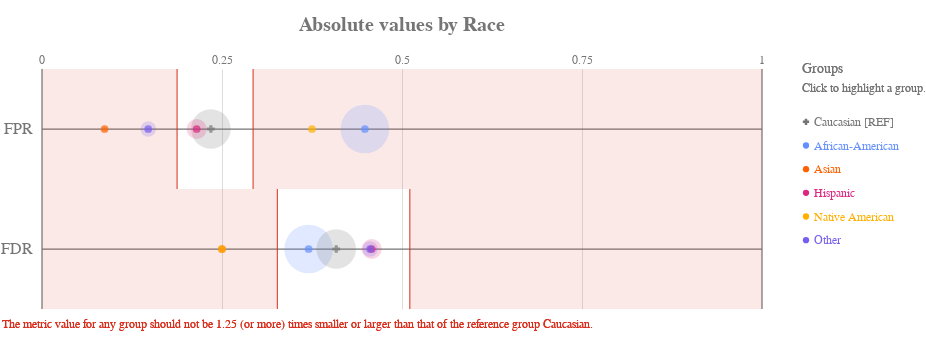

Notebook code cell kept with this figure:
### Markdown cell above
#### Check how the fairness threshold maps to the absolute values of each metric

### Code cell
ap.absolute(bdf, metrics, 'race', fairness_threshold = disparity_tolerance)

### Figure 1 — Vega-Lite specification as saved in the notebook (floating-point values rounded to 4 significant figures)
{"config": {"view": {"continuousWidth": 400, "continuousHeight": 300, "strokeWidth": 0}, "axisLeft": {"labelColor": "rgb(117,117,117)", "labelFont": "Arial", "labelFontSize": 16}, "title": {"align": "center", "baseline": "middle", "color": "rgb(117,117,117)", "font": "Arial", "fontSize": 20, "fontWeight": "bold"}}, "layer": [{"data": {"name": "data-22e37ecfbb523156dad3ffdb726c704c"}, "mark": {"type": "rule", "stroke": "rgb(117,117,117)", "strokeWidth": 1.25, "tooltip": ""}, "encoding": {"x": {"type": "quantitative", "field": "start", "scale": {"domain": [0, 1], "range": [40.0, 760.0]}}, "x2": {"field": "end"}, "y": {"type": "nominal", "axis": {"domain": false, "labelAngle": 0, "labelPadding": -30, "orient": "left", "ticks": false, "title": ""}, "field": "y_position", "scale": {"domain": ["FPR", "FDR"], "range": [30.0, 270.0]}}}}, {"data": {"name": "data-6cfe259518f6c7b358d8f836a73e6b7f"}, "mark": {"type": "rule", "stroke": "rgb(117,117,117)", "strokeWidth": 1.25, "tooltip": ""}, "encoding": {"x": {"type": "quantitative", "field": "x_position", "scale": {"domain": [0, 1], "range": [40.0, 760.0]}}, "y": {"value": 30.0}, "y2": {"value": 270.0}}}, {"data": {"name": "data-60ed1133fa688d151d36705a369482e0"}, "mark": {"type": "text", "align": "center", "color": "rgb(117,117,117)", "font": "Arial", "fontSize": 12, "fontWeight": "normal", "tooltip": ""}, "encoding": {"text": {"type": "nominal", "field": "value"}, "x": {"type": "quantitative", "field": "value", "scale": {"domain": [0, 1], "range": [40.0, 760.0]}}, "y": {"value": 21.0}}}, {"layer": [{"mark": {"type": "rect", "opacity": 0.8, "stroke": "rgb(217, 46, 28)", "strokeWidth": 1.25, "tooltip": ""}, "encoding": {"x": {"type": "quantitative", "field": "lower_threshold_value", "scale": {"domain": [0, 1], "range": [40.0, 760.0]}}, "x2": {"field": "lower_threshold_value"}, "y": {"type": "nominal", "axis": {"domain": false, "grid": false, "labels": false, "ticks": false, "title": " "}, "field": "metric", "scale": {"domain": ["FPR", "FDR"], "range": [30.0, 270.0]}}}}, {"mark": {"type": "rect", "opacity": 0.8, "stroke": "rgb(217, 46, 28)", "strokeWidth": 1.25, "tooltip": ""}, "encoding": {"x": {"type": "quantitative", "field": "upper_threshold_value", "scale": {"domain": [0, 1], "range": [40.0, 760.0]}}, "x2": {"field": "upper_threshold_value"}, "y": {"type": "nominal", "axis": {"domain": false, "grid": false, "labels": false, "ticks": false, "title": " "}, "field": "metric", "scale": {"domain": ["FPR", "FDR"], "range": [30.0, 270.0]}}}}, {"layer": [{"mark": {"type": "rect", "fill": "rgb(217, 46, 28)", "opacity": 0.1, "tooltip": ""}, "encoding": {"x": {"type": "quantitative", "field": "lower_threshold_value", "scale": {"domain": [0, 1], "range": [40.0, 760.0]}}, "x2": {"field": "lower_end"}, "y": {"type": "nominal", "axis": {"domain": false, "grid": false, "labels": false, "ticks": false, "title": " "}, "field": "metric", "scale": {"domain": ["FPR", "FDR"], "range": [30.0, 270.0]}}}}, {"mark": {"type": "rect", "fill": "rgb(217, 46, 28)", "opacity": 0.1, "tooltip": ""}, "encoding": {"x": {"type": "quantitative", "field": "upper_threshold_value", "scale": {"domain": [0, 1], "range": [40.0, 760.0]}}, "x2": {"field": "upper_end"}, "y": {"type": "nominal", "axis": {"domain": false, "grid": false, "labels": false, "ticks": false, "title": " "}, "field": "metric", "scale": {"domain": ["FPR", "FDR"], "range": [30.0, 270.0]}}}}]}, {"data": {"name": "data-79dd248bdaa0ea02c535240e8ad022c8"}, "mark": {"type": "text", "align": "left", "baseline": "top", "fill": "rgb(217, 46, 28)", "font": "Arial", "fontSize": 12, "fontWeight": "normal", "tooltip": ""}, "encoding": {"text": {"value": "The metric value for any group should not be 1.25 (or more) times smaller or larger than that of the reference group Caucasian."}, "x": {"value": 0}, "y": {"value": 280.0}}}], "data": {"name": "data-8b68069157e2ccdcc84d6d884ef7d925"}}, {"layer": [{"mark": "circle"}, {"data": {"name": "data-5864a158107748c35ed793b866297d9a"}, "mark": {"type": "circle", "opacity": 0.2}, "encoding": {"color": {"condition": {"type": "nominal", "field": "attribute_value", "legend": null, "scale": {"domain": ["Caucasian", "African-American", "Asian", "Hispanic", "Native American", "Other"], "range": ["rgb(117,117,117)", "rgb(100, 143, 255)", "rgb(254, 97, 0)", "rgb(220, 38, 127)", "rgb(255, 176, 0)", "rgb(120, 94, 240)"]}, "selection": "selector007"}, "value": "rgb(224,224,224)"}, "size": {"type": "quantitative", "field": "group_size", "legend": null, "scale": {"domain": [0, 4435.0], "range": [0, 2827.0]}}, "tooltip": [{"type": "nominal", "field": "attribute_value", "title": "Group"}, {"type": "nominal", "field": "tooltip_group_size", "title": "Group Size"}, {"type": "nominal", "field": "tooltip_disparity_explanation_fpr", "title": "Disparity"}, {"type": "quantitative", "field": "fpr", "format": ".2f", "title": "FPR"}], "x": {"type": "quantitative", "axis": {"domain": false, "labels": false, "ticks": false, "title": null, "values": [0.25, 0.5, 0.75]}, "field": "fpr", "scale": {"domain": [0, 1], "range": [40.0, 760.0]}}, "y": {"type": "nominal", "axis": {"domain": false, "grid": false, "labels": false, "ticks": false, "title": " "}, "field": "metric_variable", "scale": {"domain": ["FPR", "FDR"], "range": [30.0, 270.0]}}}, "selection": {"selector009": {"type": "multi", "empty": "all", "fields": ["attribute_value"]}}, "transform": [{"calculate": "'FPR'", "as": "metric_variable"}]}, {"data": {"name": "data-5864a158107748c35ed793b866297d9a"}, "mark": {"type": "circle", "opacity": 0.2}, "encoding": {"color": {"condition": {"type": "nominal", "field": "attribute_value", "legend": null, "scale": {"domain": ["Caucasian", "African-American", "Asian", "Hispanic", "Native American", "Other"], "range": ["rgb(117,117,117)", "rgb(100, 143, 255)", "rgb(254, 97, 0)", "rgb(220, 38, 127)", "rgb(255, 176, 0)", "rgb(120, 94, 240)"]}, "selection": "selector007"}, "value": "rgb(224,224,224)"}, "size": {"type": "quantitative", "field": "group_size", "legend": null, "scale": {"domain": [0, 4435.0], "range": [0, 2827.0]}}, "tooltip": [{"type": "nominal", "field": "attribute_value", "title": "Group"}, {"type": "nominal", "field": "tooltip_group_size", "title": "Group Size"}, {"type": "nominal", "field": "tooltip_disparity_explanation_fdr", "title": "Disparity"}, {"type": "quantitative", "field": "fdr", "format": ".2f", "title": "FDR"}], "x": {"type": "quantitative", "axis": {"domain": false, "labels": false, "ticks": false, "title": null, "values": [0.25, 0.5, 0.75]}, "field": "fdr", "scale": {"domain": [0, 1], "range": [40.0, 760.0]}}, "y": {"type": "nominal", "axis": {"domain": false, "grid": false, "labels": false, "ticks": false, "title": " "}, "field": "metric_variable", "scale": {"domain": ["FPR", "FDR"], "range": [30.0, 270.0]}}}, "selection": {"selector011": {"type": "multi", "empty": "all", "fields": ["attribute_value"]}}, "transform": [{"calculate": "'FDR'", "as": "metric_variable"}]}, {"layer": [{"mark": "point"}, {"data": {"name": "data-5864a158107748c35ed793b866297d9a"}, "mark": {"type": "point", "filled": true, "size": 60}, "encoding": {"color": {"condition": {"type": "nominal", "field": "attribute_value", "legend": null, "scale": {"domain": ["Caucasian", "African-American", "Asian", "Hispanic", "Native American", "Other"], "range": ["rgb(117,117,117)", "rgb(100, 143, 255)", "rgb(254, 97, 0)", "rgb(220, 38, 127)", "rgb(255, 176, 0)", "rgb(120, 94, 240)"]}, "selection": "selector007"}, "value": "rgb(224,224,224)"}, "shape": {"type": "nominal", "field": "attribute_value", "legend": null, "scale": {"domain": ["Caucasian", "African-American", "Asian", "Hispanic", "Native American", "Other"], "range": ["cross", "circle", "circle", "circle", "circle", "circle"]}}, "tooltip": [{"type": "nominal", "field": "attribute_value", "title": "Group"}, {"type": "nominal", "field": "tooltip_group_size", "title": "Group Size"}, {"type": "nominal", "field": "tooltip_disparity_explanation_fpr", "title": "Disparity"}, {"type": "quantitative", "field": "fpr", "format": ".2f", "title": "FPR"}], "x": {"type": "quantitative", "axis": {"domain": false, "labels": false, "ticks": false, "title": null, "values": [0.25, 0.5, 0.75]}, "field": "fpr", "scale": {"domain": [0, 1], "range": [40.0, 760.0]}}, "y": {"type": "nominal", "axis": {"domain": false, "grid": false, "labels": false, "ticks": false, "title": " "}, "field": "metric_variable", "scale": {"domain": ["FPR", "FDR"], "range": [30.0, 270.0]}}}, "selection": {"selector008": {"type": "multi", "empty": "all", "fields": ["attribute_value"]}}, "transform": [{"calculate": "'FPR'", "as": "metric_variable"}]}, {"data": {"name": "data-5864a158107748c35ed793b866297d9a"}, "mark": {"type": "point", "filled": true, "size": 60}, "encoding": {"color": {"condition": {"type": "nominal", "field": "attribute_value", "legend": null, "scale": {"domain": ["Caucasian", "African-American", "Asian", "Hispanic", "Native American", "Other"], "range": ["rgb(117,117,117)", "rgb(100, 143, 255)", "rgb(254, 97, 0)", "rgb(220, 38, 127)", "rgb(255, 176, 0)", "rgb(120, 94, 240)"]}, "selection": "selector007"}, "value": "rgb(224,224,224)"}, "shape": {"type": "nominal", "field": "attribute_value", "legend": null, "scale": {"domain": ["Caucasian", "African-American", "Asian", "Hispanic", "Native American", "Other"], "range": ["cross", "circle", "circle", "circle", "circle", "circle"]}}, "tooltip": [{"type": "nominal", "field": "attribute_value", "title": "Group"}, {"type": "nominal", "field": "tooltip_group_size", "title": "Group Size"}, {"type": "nominal", "field": "tooltip_disparity_explanation_fdr", "title": "Disparity"}, {"type": "quantitative", "field": "fdr", "format": ".2f", "title": "FDR"}], "x": {"type": "quantitative", "axis": {"domain": false, "labels": false, "ticks": false, "title": null, "values": [0.25, 0.5, 0.75]}, "field": "fdr", "scale": {"domain": [0, 1], "range": [40.0, 760.0]}}, "y": {"type": "nominal", "axis": {"domain": false, "grid": false, "labels": false, "ticks": false, "title": " "}, "field": "metric_variable", "scale": {"domain": ["FPR", "FDR"], "range": [30.0, 270.0]}}}, "selection": {"selector010": {"type": "multi", "empty": "all", "fields": ["attribute_value"]}}, "transform": [{"calculate": "'FDR'", "as": "metric_variable"}]}]}]}, {"layer": [{"mark": {"type": "point", "filled": true, "opacity": 1, "size": 39.48}, "encoding": {"color": {"condition": {"type": "nominal", "field": "attribute_value", "legend": null, "scale": {"domain": ["Caucasian", "African-American", "Asian", "Hispanic", "Native American", "Other"], "range": ["rgb(117,117,117)", "rgb(100, 143, 255)", "rgb(254, 97, 0)", "rgb(220, 38, 127)", "rgb(255, 176, 0)", "rgb(120, 94, 240)"]}, "selection": "selector007"}, "value": "rgb(224,224,224)"}, "shape": {"type": "nominal", "field": "attribute_value", "legend": null, "scale": {"domain": ["Caucasian", "African-American", "Asian", "Hispanic", "Native American", "Other"], "range": ["cross", "circle", "circle", "circle", "circle", "circle"]}}, "x": {"value": 804}, "y": {"type": "nominal", "axis": {"domain": false, "grid": false, "labels": false, "ticks": false, "title": " "}, "field": "attribute_value", "scale": {"domain": ["Caucasian", "African-American", "Asian", "Hispanic", "Native American", "Other"], "range": [71, 213]}}}, "selection": {"selector007": {"type": "multi", "empty": "all", "fields": ["attribute_value"]}}}, {"mark": {"type": "text", "align": "left", "baseline": "middle", "font": "Arial", "fontSize": 12, "fontWeight": "normal"}, "encoding": {"color": {"condition": {"type": "nominal", "field": "attribute_value", "legend": null, "scale": {"domain": ["Caucasian", "African-American", "Asian", "Hispanic", "Native American", "Other"], "range": ["rgb(117,117,117)", "rgb(100, 143, 255)", "rgb(254, 97, 0)", "rgb(220, 38, 127)", "rgb(255, 176, 0)", "rgb(120, 94, 240)"]}, "selection": "selector007"}, "value": "rgb(224,224,224)"}, "text": {"type": "nominal", "field": "label"}, "x": {"value": 812}, "y": {"type": "nominal", "axis": {"domain": false, "grid": false, "labels": false, "ticks": false, "title": " "}, "field": "attribute_value", "scale": {"domain": ["Caucasian", "African-American", "Asian", "Hispanic", "Native American", "Other"], "range": [71, 213]}}}, "selection": {"selector012": {"type": "multi", "empty": "all", "fields": ["attribute_value"]}}}, {"data": {"name": "data-79dd248bdaa0ea02c535240e8ad022c8"}, "mark": {"type": "text", "align": "left", "baseline": "middle", "color": "rgb(117,117,117)", "font": "Arial", "fontSize": 12, "fontWeight": "normal"}, "encoding": {"text": {"value": "Click to highlight a group."}, "x": {"value": 800}, "y": {"value": 49}}}, {"data": {"name": "data-79dd248bdaa0ea02c535240e8ad022c8"}, "mark": {"type": "text", "align": "left", "baseline": "middle", "color": "rgb(117,117,117)", "font": "Arial", "fontSize": 14, "fontWeight": "normal"}, "encoding": {"text": {"value": "Groups"}, "x": {"value": 800}, "y": {"value": 30}}}], "data": {"name": "data-88ed55fc5802429837a290e492c87da9"}}], "height": 300, "padding": {"top": 15, "bottom": 10}, "resolve": {"scale": {"size": "independent", "y": "independent"}}, "title": "Absolute values by Race", "width": 800, "$schema": "https://vega.github.io/schema/vega-lite/v4.8.1.json", "datasets": {"data-22e37ecfbb523156dad3ffdb726c704c": [{"y_position": "FPR", "start": 0, "end": 1}, {"y_position": "FDR", "start": 0, "end": 1}], "data-6cfe259518f6c7b358d8f836a73e6b7f": [{"x_position": 0}, {"x_position": 1}], "data-60ed1133fa688d151d36705a369482e0": [{"value": 0.0}, {"value": 0.25}, {"value": 0.5}, {"value": 0.75}, {"value": 1.0}], "data-8b68069157e2ccdcc84d6d884ef7d925": [{"lower_end": 0, "upper_end": 1, "lower_threshold_value": 0.1876, "upper_threshold_value": 0.2932, "metric": "FPR"}, {"lower_end": 0, "upper_end": 1, "lower_threshold_value": 0.3269, "upper_threshold_value": 0.5108, "metric": "FDR"}], "data-79dd248bdaa0ea02c535240e8ad022c8": [{"a": 1, "b": 0}, {"a": 1, "b": 0}], "data-5864a158107748c35ed793b866297d9a": [{"attribute_name": "race", "attribute_value": "African-American", "group_size": 3696, "total_entities": 7214, "fpr": 0.4485, "fdr": 0.3703, "fpr_disparity": 1.912, "fdr_disparity": 0.9061, "fpr_disparity_scaled": 0.9121, "fdr_disparity_scaled": -0.1036, "tooltip_group_size": "3,696 (51.23%)", "tooltip_disparity_explanation_fpr": "1.91 times larger FPR than the reference group", "tooltip_disparity_explanation_fdr": "1.10 times smaller FDR than the reference group"}, {"attribute_name": "race", "attribute_value": "Asian", "group_size": 32, "total_entities": 7214, "fpr": 0.08696, "fdr": 0.25, "fpr_disparity": 0.3707, "fdr_disparity": 0.6117, "fpr_disparity_scaled": -1.697, "fdr_disparity_scaled": -0.6347, "tooltip_group_size": "32 (0.44%)", "tooltip_disparity_explanation_fpr": "2.70 times smaller FPR than the reference group", "tooltip_disparity_explanation_fdr": "1.63 times smaller FDR than the reference group"}, {"attribute_name": "race", "attribute_value": "Caucasian", "group_size": 2454, "total_entities": 7214, "fpr": 0.2345, "fdr": 0.4087, "fpr_disparity": 1.0, "fdr_disparity": 1.0, "fpr_disparity_scaled": 0.0, "fdr_disparity_scaled": 0.0, "tooltip_group_size": "2,454 (34.02%)", "tooltip_disparity_explanation_fpr": "Reference group", "tooltip_disparity_explanation_fdr": "Reference group"}, {"attribute_name": "race", "attribute_value": "Hispanic", "group_size": 637, "total_entities": 7214, "fpr": 0.2148, "fdr": 0.4579, "fpr_disparity": 0.9159, "fdr_disparity": 1.12, "fpr_disparity_scaled": -0.09184, "fdr_disparity_scaled": 0.1205, "tooltip_group_size": "637 (8.83%)", "tooltip_disparity_explanation_fpr": "1.09 times smaller FPR than the reference group", "tooltip_disparity_explanation_fdr": "1.12 times larger FDR than the reference group"}, {"attribute_name": "race", "attribute_value": "Native American", "group_size": 18, "total_entities": 7214, "fpr": 0.375, "fdr": 0.25, "fpr_disparity": 1.599, "fdr_disparity": 0.6117, "fpr_disparity_scaled": 0.5989, "fdr_disparity_scaled": -0.6347, "tooltip_group_size": "18 (0.25%)", "tooltip_disparity_explanation_fpr": "1.60 times larger FPR than the reference group", "tooltip_disparity_explanation_fdr": "1.63 times smaller FDR than the reference group"}, {"attribute_name": "race", "attribute_value": "Other", "group_size": 377, "total_entities": 7214, "fpr": 0.1475, "fdr": 0.4557, "fpr_disparity": 0.6291, "fdr_disparity": 1.115, "fpr_disparity_scaled": -0.5897, "fdr_disparity_scaled": 0.1151, "tooltip_group_size": "377 (5.23%)", "tooltip_disparity_explanation_fpr": "1.59 times smaller FPR than the reference group", "tooltip_disparity_explanation_fdr": "1.12 times larger FDR than the reference group"}], "data-88ed55fc5802429837a290e492c87da9": [{"attribute_value": "Caucasian", "label": "Caucasian [REF]"}, {"attribute_value": "African-American", "label": "African-American"}, {"attribute_value": "Asian", "label": "Asian"}, {"attribute_value": "Hispanic", "label": "Hispanic"}, {"attribute_value": "Native American", "label": "Native American"}, {"attribute_value": "Other", "label": "Other"}]}}
